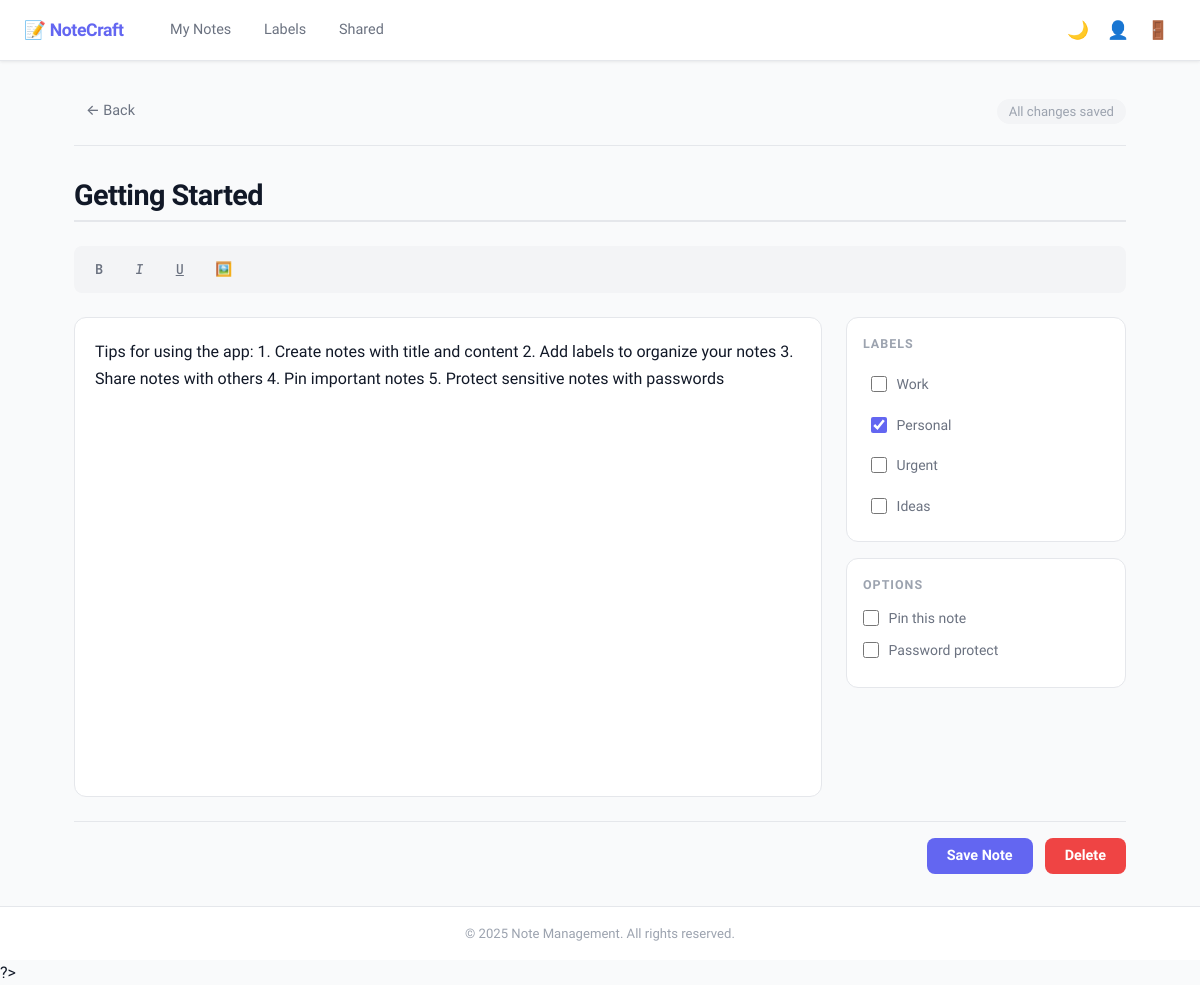
/editor.php?id=2 (signed in), run on the app's committed database.
### tables this page shows
CREATE TABLE IF NOT EXISTS notes (
    id INT PRIMARY KEY AUTO_INCREMENT,
    user_id INT NOT NULL,
    title VARCHAR(255) NOT NULL,
    content LONGTEXT NOT NULL,
    is_pinned BOOLEAN DEFAULT FALSE,
    pinned_at TIMESTAMP NULL,
    is_password_protected BOOLEAN DEFAULT FALSE,
    password_hash VARCHAR(255) DEFAULT NULL,
    created_at TIMESTAMP DEFAULT CURRENT_TIMESTAMP,
    updated_at TIMESTAMP DEFAULT CURRENT_TIMESTAMP ON UPDATE CURRENT_TIMESTAMP,
    FOREIGN KEY (user_id) REFERENCES users(id) ON DELETE CASCADE,
    INDEX idx_user_id (user_id),
    INDEX idx_created_at (created_at),
    INDEX idx_updated_at (updated_at),
    INDEX idx_is_pinned (is_pinned)
);

CREATE TABLE IF NOT EXISTS labels (
    id INT PRIMARY KEY AUTO_INCREMENT,
    user_id INT NOT NULL,
    name VARCHAR(255) NOT NULL,
    color VARCHAR(7) DEFAULT '#999999',
    created_at TIMESTAMP DEFAULT CURRENT_TIMESTAMP,
    updated_at TIMESTAMP DEFAULT CURRENT_TIMESTAMP ON UPDATE CURRENT_TIMESTAMP,
    UNIQUE KEY unique_user_label (user_id, name),
    FOREIGN KEY (user_id) REFERENCES users(id) ON DELETE CASCADE,
    INDEX idx_user_id (user_id)
);

### models/Note.php (called while the page is built, shortened)
<?php
class Note {
    private $pdo;
    public function __construct($pdo) {
        $this->pdo = $pdo;
    }
    public function getNoteById($noteId, $userId = null) {
        try {
            if ($userId) {
                $stmt = $this->pdo->prepare('
                    SELECT * FROM notes
                    WHERE id = :id AND user_id = :user_id
                ');
                $stmt->execute([':id' => $noteId, ':user_id' => $userId]);
            } else {
                $stmt = $this->pdo->prepare('SELECT * FROM notes WHERE id = :id');
                $stmt->execute([':id' => $noteId]);
            }
            return $stmt->fetch();
        } catch (Exception $e) {
            return null;
        }
    }
}
?>

### models/Label.php (called while the page is built, shortened)
<?php
class Label {
    private $pdo;
    public function __construct($pdo) {
        $this->pdo = $pdo;
    }
    public function getUserLabels($userId) {
        try {
            $stmt = $this->pdo->prepare('
                SELECT * FROM labels
                WHERE user_id = :user_id
                ORDER BY created_at ASC
            ');
            $stmt->execute([':user_id' => $userId]);
            return $stmt->fetchAll();
        } catch (Exception $e) {
            return [];
        }
    }
    public function getNotesLabels($noteId) {
        try {
            $stmt = $this->pdo->prepare('
                SELECT l.* FROM labels l
                INNER JOIN note_labels nl ON l.id = nl.label_id
                WHERE nl.note_id = :note_id
                ORDER BY l.created_at ASC
            ');
            $stmt->execute([':note_id' => $noteId]);
            return $stmt->fetchAll();
        } catch (Exception $e) {
            return [];
        }
    }
}
?>

### editor.php (the view, shortened to what this page needs)
<?php
require_once __DIR__ . '/config/database.php';
require_once __DIR__ . '/models/Note.php';
require_once __DIR__ . '/models/Label.php';
$noteId = $_GET['id'] ?? null;
$noteModel = new Note($pdo);
$labelModel = new Label($pdo);
$note = null;
$noteLabels = [];
if ($noteId) {
    $note = $noteModel->getNoteById($noteId, $_SESSION['user_id']);
    $noteLabels = $labelModel->getNotesLabels($noteId);
}
$allLabels = $labelModel->getUserLabels($_SESSION['user_id']);
?>
<!DOCTYPE html>
<html lang="en">
<head>
    <link rel="stylesheet" href="assets/css/style.css">
    <link rel="stylesheet" href="assets/css/editor.css">
    <link rel="stylesheet" href="assets/css/responsive.css">
</head>
<body>
    <?php include __DIR__ . '/views/layouts/header.php'; ?>
    <div class="editor-container">
        <div class="editor-header">
            <a href="index.php" class="btn-back">← Back</a>
            <div class="editor-actions">
                <span id="saveStatus" class="save-status">All changes saved</span>
            </div>
        </div>
        <form id="noteForm" class="editor-form">
            <input type="text" id="noteTitle" name="title" placeholder="Note Title" class="note-title"
                   value="<?= $note ? htmlspecialchars($note['title']) : ''; ?>" required autofocus>
            <div class="editor-toolbar">
                <button type="button" class="toolbar-btn" data-action="bold" title="Bold">
                    <strong>B</strong>
                </button>
                <button type="button" class="toolbar-btn" data-action="italic" title="Italic">
                    <em>I</em>
                </button>
                <button type="button" class="toolbar-btn" data-action="underline" title="Underline">
                    <u>U</u>
                </button>
                <button type="button" class="toolbar-btn" data-action="insertImage" title="Insert Image">
                    🖼️
                </button>
            </div>
            <div id="editor" class="rich-editor" contenteditable="true"><?= $note ? $note['content'] : ''; ?></div>
            <div class="editor-sidebar">
                <div class="labels-section">
                    <h4>Labels</h4>
                    <div id="labelList" class="label-list">
                        <?php foreach ($allLabels as $label): ?>
                            <label class="label-checkbox">
                                <input type="checkbox" value="<?= $label['id']; ?>"
                                       <?= in_array($label['id'], array_column($noteLabels, 'id')) ? 'checked' : ''; ?>>
                                <span><?= htmlspecialchars($label['name']); ?></span>
                            </label>
                        <?php endforeach; ?>
                    </div>
                </div>
                <div class="note-options">
                    <h4>Options</h4>
                    <label>
                        <input type="checkbox" id="pinNote" <?= $note && $note['is_pinned'] ? 'checked' : ''; ?>>
                        Pin this note
                    </label>
                    <label>
                        <input type="checkbox" id="passwordProtect" <?= $note && $note['is_password_protected'] ? 'checked' : ''; ?>>
                        Password protect
                    </label>
                </div>
            </div>
        </form>
        <div class="editor-footer">
            <button type="button" id="saveBtn" class="btn btn-primary">Save Note</button>
            <button type="button" id="deleteBtn" class="btn btn-danger" style="display: <?= $note ? 'inline-block' : 'none'; ?>">Delete</button>
        </div>
    </div>
    <?php include __DIR__ . '/views/layouts/footer.php'; ?>
</body>
</html>

### assets/css/style.css (style rules this page uses)
:root { --accent: #6366f1; --accent-hover: #4f46e5; --accent-soft: rgba(99,102,241,0.12); --danger: #ef4444; --danger-soft: rgba(239,68,68,0.1); --success: #10b981; --warning: #f59e0b; --bg: #f9fafb; --surface: #ffffff; --surface2: #f3f4f6; --border: #e5e7eb; --text: #111827; --text-2: #6b7280; --text-3: #9ca3af; --shadow-sm: 0 1px 3px rgba(0,0,0,0.08); --shadow: 0 4px 16px rgba(0,0,0,0.08); --shadow-lg: 0 8px 32px rgba(0,0,0,0.12); --radius: 12px; --radius-sm: 8px; --radius-pill: 999px; }
body.theme-light { --bg: #f9fafb; --surface: #ffffff; --surface2: #f3f4f6; --border: #e5e7eb; --text: #111827; --text-2: #6b7280; }
* { margin: 0; padding: 0; box-sizing: border-box; }
html { scroll-behavior: smooth; }
body { font-family: 'Sora', -apple-system, sans-serif; background: var(--bg); color: var(--text); transition: background 0.3s, color 0.3s; line-height: 1.6; min-height: 100vh; }
.btn { padding: 0.6rem 1.25rem; border: none; border-radius: var(--radius-sm); font-size: 0.9rem; font-family: inherit; cursor: pointer; transition: all 0.2s; font-weight: 600; display: inline-flex; align-items: center; gap: 0.4rem; }
.btn-primary { background: var(--accent); color: white; }
.btn-danger { background: var(--danger); color: white; }

### assets/css/editor.css (style rules this page uses)
.editor-container { max-width: 1100px; margin: 0 auto; padding: 2rem 1.5rem; }
.editor-header { display: flex; justify-content: space-between; align-items: center; margin-bottom: 1.5rem; padding-bottom: 1rem; border-bottom: 1px solid var(--border); }
.btn-back { display: inline-flex; align-items: center; gap: 0.4rem; color: var(--text-2); text-decoration: none; font-size: 0.9rem; font-weight: 500; padding: 0.4rem 0.75rem; border-radius: 8px; transition: all 0.2s; background: none; border: none; cursor: pointer; font-family: inherit; }
.save-status { font-size: 0.82rem; font-weight: 500; padding: 0.3rem 0.75rem; border-radius: 999px; background: var(--surface2); color: var(--text-3); transition: all 0.3s; }
.editor-form { display: grid; grid-template-columns: 1fr 280px; gap: 1.5rem; }
.note-title { grid-column: 1 / 3; font-size: 1.8rem; font-weight: 700; border: none; padding: 0.5rem 0; border-bottom: 2px solid var(--border); background: transparent; color: var(--text); font-family: inherit; letter-spacing: -0.02em; width: 100%; transition: border-color 0.2s; }
.note-title::placeholder { color: var(--text-3); font-weight: 400; }
.editor-toolbar { grid-column: 1 / 3; display: flex; gap: 0.4rem; padding: 0.5rem; background: var(--surface2); border-radius: 8px; flex-wrap: wrap; }
.toolbar-btn { padding: 0.4rem 0.75rem; border: none; background: transparent; color: var(--text-2); border-radius: 6px; cursor: pointer; font-size: 0.85rem; font-family: 'JetBrains Mono', monospace; font-weight: 500; transition: all 0.15s; min-width: 34px; display: flex; align-items: center; justify-content: center; }
.rich-editor { grid-column: 1 / 2; min-height: 480px; padding: 1.25rem; border: 1.5px solid var(--border); border-radius: 12px; background: var(--surface); color: var(--text); line-height: 1.7; font-size: 1rem; overflow: auto; word-wrap: break-word; font-family: inherit; transition: border-color 0.2s; }
.editor-sidebar { display: flex; flex-direction: column; gap: 1rem; }
.labels-section, .note-options { background: var(--surface); padding: 1rem; border-radius: 12px; border: 1.5px solid var(--border); }
.labels-section h4, .note-options h4 { margin-bottom: 0.75rem; font-size: 0.78rem; font-weight: 700; text-transform: uppercase; letter-spacing: 0.08em; color: var(--text-3); }
.label-list { display: flex; flex-direction: column; gap: 0.25rem; }
.label-checkbox { display: flex; align-items: center; gap: 0.6rem; cursor: pointer; padding: 0.45rem 0.5rem; border-radius: 6px; transition: background 0.15s; font-size: 0.875rem; color: var(--text-2); }
.label-checkbox input[type="checkbox"] { width: 16px; height: 16px; cursor: pointer; accent-color: var(--accent); }
.note-options label { display: flex; align-items: center; gap: 0.6rem; margin-bottom: 0.6rem; cursor: pointer; font-size: 0.875rem; color: var(--text-2); }
.note-options input[type="checkbox"] { width: 16px; height: 16px; cursor: pointer; accent-color: var(--accent); }
.editor-footer { display: flex; gap: 0.75rem; justify-content: flex-end; margin-top: 1.5rem; padding-top: 1rem; border-top: 1px solid var(--border); }

### data on the page
notes: title "Getting Started", content "Tips for using the app: 1. Create notes with title and content 2. Add labels to organize your notes 3. Share notes with others 4. Pin important notes 5. Protect sensitive notes with passwords"
labels: name "Work"
labels: id "☑", name "Personal"
labels: name "Urgent"
labels: name "Ideas"
